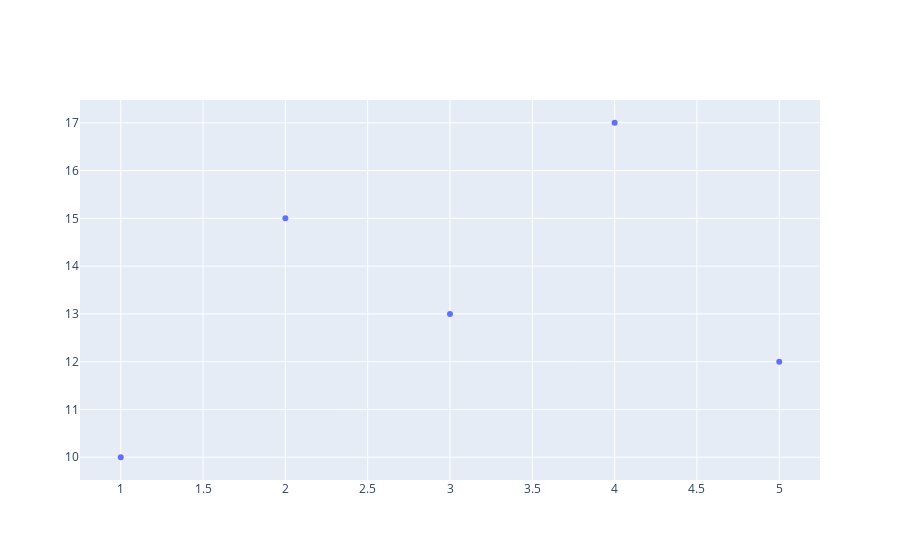

The code cell stored with this chart in its notebook:
### Code cell
import plotly.graph_objects as go

# Sample data
x = [1, 2, 3, 4, 5]
y = [10, 15, 13, 17, 12]
names = ['A', 'B', 'C', 'D', 'E']

# Create a scatter plot with custom hover template
fig = go.Figure(data=go.Scatter(
    x=x,
    y=y,
    mode='markers',
    hovertemplate='Name: %{customdata}<br>X: %{x}<br>Y: %{y}',
    customdata=names
))

# Show the plot
fig.show()

### Figure 1 — Plotly figure (JSON) as saved in the notebook; plotly's stock layout.template omitted (floating-point values rounded to 4 significant figures)
{"data": [{"customdata": ["A", "B", "C", "D", "E"], "hovertemplate": "Name: %{customdata}<br>X: %{x}<br>Y: %{y}", "mode": "markers", "type": "scatter", "x": [1, 2, 3, 4, 5], "y": [10, 15, 13, 17, 12]}], "layout": {}}
